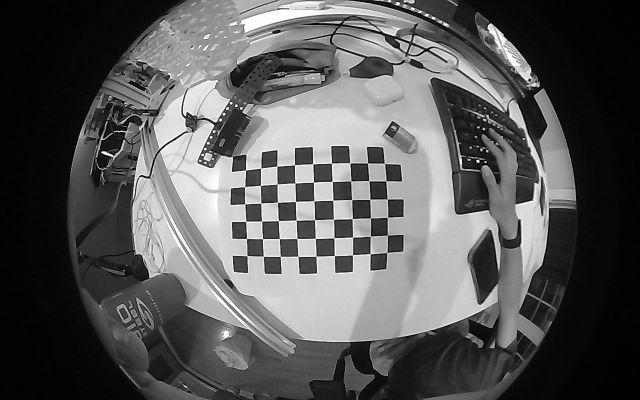
#> input picture optical_positioning/drafts/raw_compute/img_0.png, 1280 x 800 px, found by its file name (shown at 1/2 size)
$ python solve_pnp.py   (older library calls are emulated)
#> lines starting #> are read from the running program, lines starting #| are printed output that depends on the picture
#> in find_points, img is the input picture: shape (800, 1280, 3); mean B, G, R 89.3, 87.3, 89.3
import cv2
import numpy as np

# Define the chessboard size
chessboard_size = (9, 6)
square_size = 0.025  # The size of a square in your defined unit (e.g., meters)

# Prepare object points (0,0,0), (1,0,0), (2,0,0) ... (6,6,0)
objp = np.zeros((chessboard_size[0] * chessboard_size[1], 3), np.float32)
objp[:, :2] = np.mgrid[0 : chessboard_size[0], 0 : chessboard_size[1]].T.reshape(-1, 2)
objp *= square_size

# Define camera intrinsics (example values, replace with your camera calibration results)
K = np.array(
    [
        [362.47678783, 0.0, 403.38813512],
        [0.0, 362.85757174, 427.99828281],
        [0.0, 0.0, 1.0],
    ]
)

D = np.array([-0.04804361, -0.00403489, -0.00232701, 0.00063726])

camera_matrix_1 = K
dist_coeffs_1 = D

camera_matrix_2 = K
dist_coeffs_2 = D

camera_matrix_3 = K
dist_coeffs_3 = D

# Detect chessboard corners for each camera image (example)


def undistort_fisheye(image, K, D):
    DIM = image.shape[:2][::-1]
#> DIM = (1280, 800)
    K_new, roi = cv2.getOptimalNewCameraMatrix(K, D, DIM, 1.0, DIM)
#> roi = (214, 196, 1065, 510)
    map1, map2 = cv2.fisheye.initUndistortRectifyMap(
        K,
        D,
        np.eye(3),
        K_new,
        DIM,
        cv2.CV_16SC2,
    )
    undistorted_img = cv2.remap(
        image,
        map1,
        map2,
        interpolation=cv2.INTER_LINEAR,
        borderMode=cv2.BORDER_CONSTANT,
    )
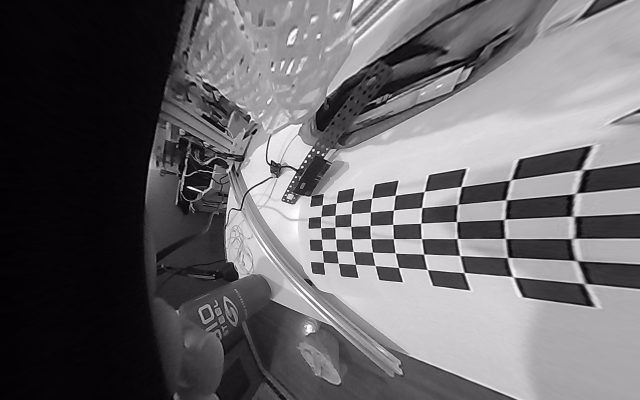
#> undistorted_img: shape (800, 1280, 3) (shown at 1/2 size); mean B, G, R 104.3, 102.3, 104.3
    return undistorted_img, K_new


def find_points(image, k, d):
    img = cv2.imread(image)
    img, k_new = undistort_fisheye(img, k, d)
#> k_new = [[293.6, 0, 569.9], [0, 231.4, 468.9], [0, 0, 1]]

    gray = cv2.cvtColor(img, cv2.COLOR_BGR2GRAY)
    _, corners = cv2.findChessboardCorners(gray, chessboard_size, None)
#> corners = 54 rows, first 8: [644.7, 410.5], [673, 406.3], [705.1, 401.8], [744, 396.8], [790.8, 390.9], [849.1, 383.3], [922.6, 373.4], [1021, 360.7]

    criteria = (cv2.TERM_CRITERIA_EPS + cv2.TERM_CRITERIA_MAX_ITER, 30, 0.001)
    corners = cv2.cornerSubPix(gray, corners, (8, 8), (-1, -1), criteria)
#> corners = 54 rows, first 8: [644.7, 410.4], [672.8, 406.6], [704.8, 401.8], [743.9, 396.8], [790.8, 390.8], [849, 383.3], [922.6, 373.6], [1021.3, 360.5]
    return corners, k_new


image_points_1, camera_matrix_1 = find_points(
    "optical_positioning/drafts/raw_compute/img_0.png", camera_matrix_1, dist_coeffs_1
)  # 2D points from camera 1 image
#> image_points_1 has the same summary as corners in find_points; camera_matrix_1 = [[293.6, 0, 569.9], [0, 231.4, 468.9], [0, 0, 1]]
image_points_2, camera_matrix_2 = find_points(
    "optical_positioning/drafts/raw_compute/img_1.png", camera_matrix_2, dist_coeffs_2
)  # 2D points from camera 2 image
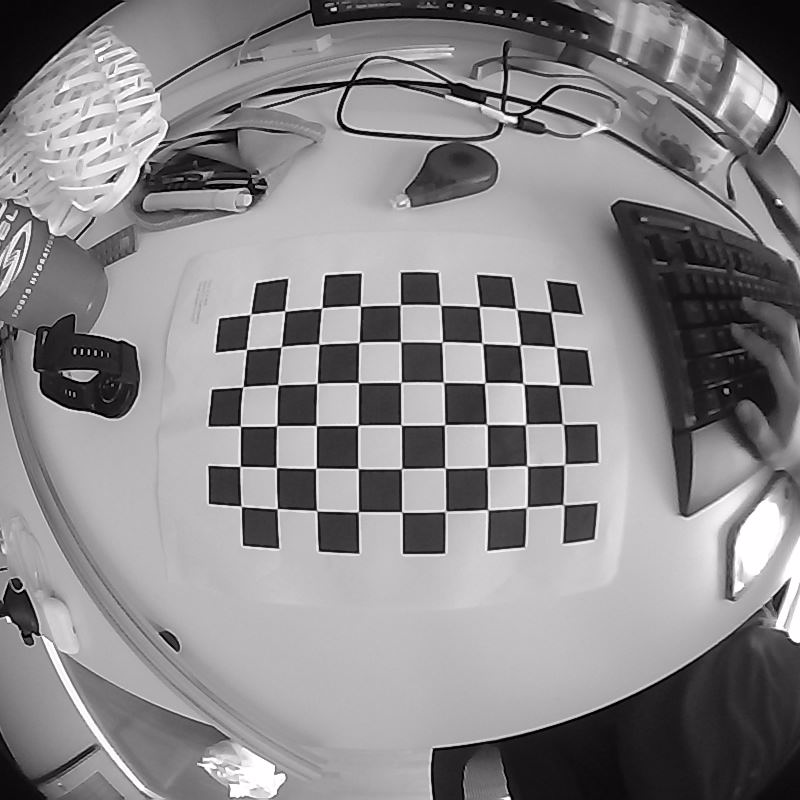
#> input picture optical_positioning/drafts/raw_compute/img_1.png, 800 x 800 px, found by its file name
#> in find_points, img is the input picture: shape (800, 800, 3); mean B, G, R 137, 135, 137
#> in undistort_fisheye (call 2), `undistorted_img = cv2.remap( image, map1, map2, interpolation=cv2.INTE..`:
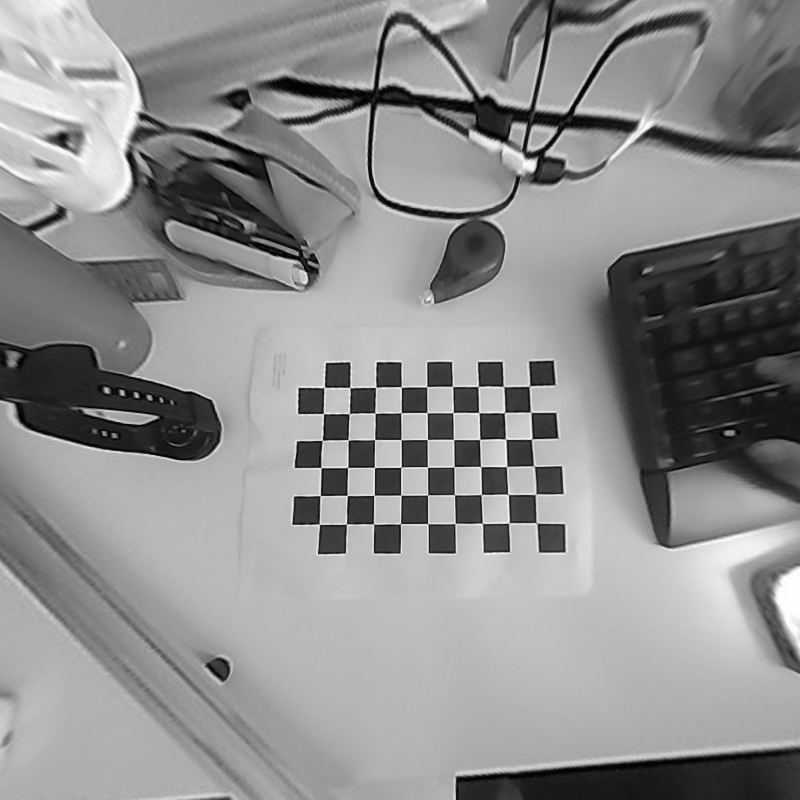
#> undistorted_img: shape (800, 800, 3); mean B, G, R 143, 141, 143
#> in find_points (call 2), `img, k_new = undistort_fisheye(img, k, d)`: k_new = [[220.9, 0, 428.8], [0, 231.4, 468.9], [0, 0, 1]]
#> in find_points (call 2), `_, corners = cv2.findChessboardCorners(gray, chessboard_size, None)`: corners = 54 rows, first 8: [536.3, 522.7], [508.9, 522.8], [482.4, 523.3], [455.2, 523.4], [427.7, 523.6], [400.5, 523.7], [373.6, 523.9], [346.4, 524]
#> in find_points (call 2), `corners = cv2.cornerSubPix(gray, corners, (8, 8), (-1, -1), criteria)`: corners = 54 rows, first 8: [536.4, 522.7], [509.1, 522.8], [482.4, 523.3], [455.1, 523.4], [427.7, 523.6], [400.5, 523.8], [373.6, 524.1], [346.4, 524]
#> image_points_2 has the same summary as corners in find_points; camera_matrix_2 = [[220.9, 0, 428.8], [0, 231.4, 468.9], [0, 0, 1]]
image_points_3, camera_matrix_3 = find_points(
    "optical_positioning/drafts/raw_compute/img_2.png", camera_matrix_3, dist_coeffs_3
)  # 2D points from camera 3 image
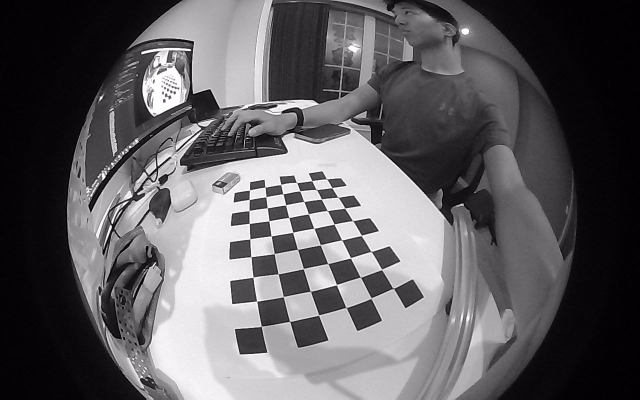
#> input picture optical_positioning/drafts/raw_compute/img_2.png, 1280 x 800 px, found by its file name (shown at 1/2 size)
#> in find_points, img is the input picture: shape (800, 1280, 3); mean B, G, R 95.2, 93.3, 95.2
#> in undistort_fisheye (call 3), `undistorted_img = cv2.remap( image, map1, map2, interpolation=cv2.INTE..`:
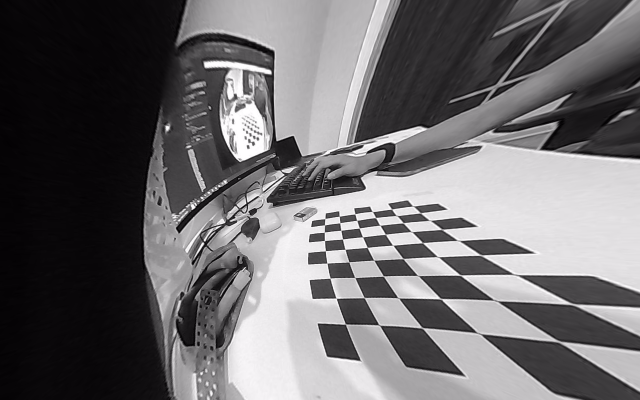
#> undistorted_img: shape (800, 1280, 3) (shown at 1/2 size); mean B, G, R 107.3, 105.3, 107.3
#> in find_points (call 3), `img, k_new = undistort_fisheye(img, k, d)`: k_new = [[293.6, 0, 569.9], [0, 231.4, 468.9], [0, 0, 1]]
#> in find_points (call 3), `_, corners = cv2.findChessboardCorners(gray, chessboard_size, None)`: corners = None
#> (the run stopped early here; a loop or call above may not have finished)
